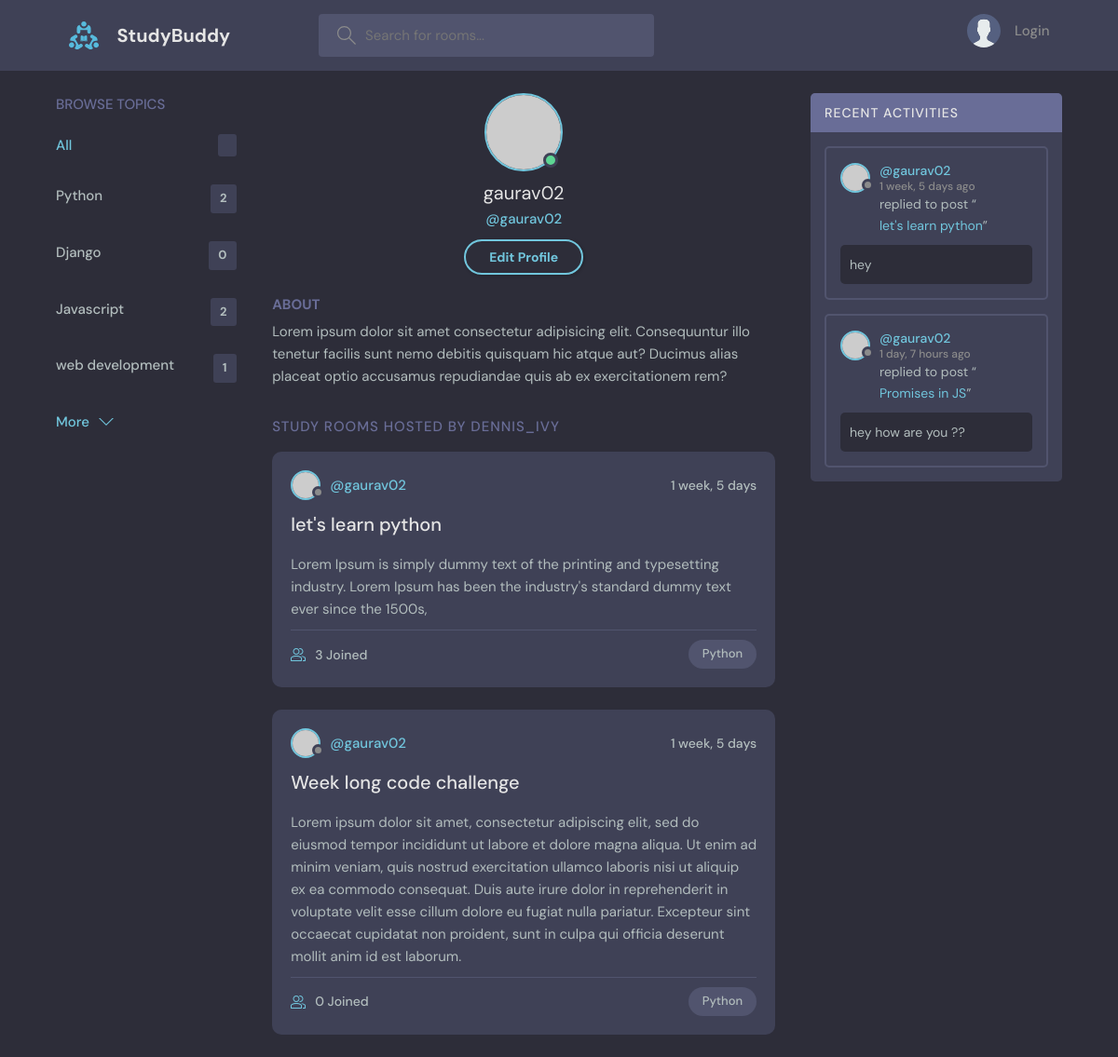
The app's page /profile/1 with its own data.
### projects/models.py (models this page shows, shortened)
class Topic(models.Model):
    name = models.CharField(max_length=200)

class Room(models.Model):
    host = models.ForeignKey(User, on_delete=models.SET_NULL, null=True)
    topic = models.ForeignKey(Topic, on_delete=models.SET_NULL, null=True)
    name = models.CharField(max_length=200)
    description = models.TextField(null=True, blank=True)
    participants = models.ManyToManyField(
        User, related_name='participants', blank=True)
    updated = models.DateTimeField(auto_now=True)
    created = models.DateTimeField(auto_now_add=True)
    class Meta:
        ordering = ['-updated', '-created']
    def __str__(self):
        return self.name

class Message(models.Model):
    user = models.ForeignKey(User, on_delete=models.CASCADE)
    room = models.ForeignKey(Room, on_delete=models.CASCADE)
    body = models.TextField()
    updated = models.DateTimeField(auto_now=True)
    created = models.DateTimeField(auto_now_add=True)
    def __str__(self):
        return self.body[0:50]

### projects/views.py (the view)
# urls.py: path('profile/<str:pk>', views.userProfile, name='user-profile')
def userProfile(request, pk):
    user = User.objects.get(id=pk)
    rooms = user.room_set.all()
    room_messages = user.message_set.all()
    topics = Topic.objects.all()
    context = {'user': user, 'rooms': rooms,
               'room_messages': room_messages, 'topics': topics}
    return render(request, 'projects/profile.html', context)

### projects/templates/projects/profile.html
{% extends 'main.html' %}
{% block content %}
<main class="profile-page layout layout--3">
  <div class="container">
    {% include 'projects/topic_components.html' %}
    <div class="roomList">
      <div class="profile">
        <div class="profile__avatar">
          <div class="avatar avatar--large active">
            <img src="https://randomuser.me/api/portraits/men/11.jpg" />
          </div>
        </div>
        <div class="profile__info">
          <h3>{{user.username}}</h3>
          <p>@{{user.username}}</p>
          <a href="edit-user.html" class="btn btn--main btn--pill">Edit Profile</a>
        </div>
        <div class="profile__about">
          <h3>About</h3>
          <p>
            Lorem ipsum dolor sit amet consectetur adipisicing elit. Consequuntur illo tenetur
            facilis sunt nemo debitis quisquam hic atque aut? Ducimus alias placeat optio
            accusamus repudiandae quis ab ex exercitationem rem?
          </p>
        </div>
      </div>
      <div class="roomList__header">
        <div>
          <h2>Study Rooms Hosted by dennis_ivy</a>
          </h2>
        </div>
      </div>
      {% include 'projects/feed_component.html' %}
    </div>
    {% include 'projects/activity_component.html' %}
  </div>
</main>
{% endblock %}

### projects/templates/projects/topic_components.html
<div class="topics">
    <div class="topics__header">
        <h2>Browse Topics</h2>
    </div>
    <ul class="topics__list">
        <li>
            <a href="{% url 'home' %}" class="active">All <span>{{topic.count}}</span></a>
        </li>
        {% for topic in topics %}
        <li>
            <a href="{% url 'home'%}?q={{topic.name}}">{{topic.name}}<span>{{topic.room_set.all.count}}</span></a>
        </li>
        {% endfor %}
    </ul>
    <a class="btn btn--link" href="topics.html">
        More
        <svg version="1.1" xmlns="http://www.w3.org/2000/svg" width="32" height="32" viewBox="0 0 32 32">
            <title>chevron-down</title>
            <path d="M16 21l-13-13h-3l16 16 16-16h-3l-13 13z"></path>
        </svg>
    </a>
</div>

### projects/templates/projects/feed_component.html (shortened to what this page needs)
{% for room in rooms %}
<div class="roomListRoom">
    <div class="roomListRoom__header">
        <a href="{% url 'user-profile' room.host.id %}" class="roomListRoom__author">
            <div class="avatar avatar--small">
                <img src="https://randomuser.me/api/portraits/women/11.jpg" />
            </div>
            <span>@{{room.host.username}}</span>
        </a>
        <div class="roomListRoom__actions">
            <span>{{room.created|timesince}}</span>
        </div>
    </div>
    <div class="roomListRoom__content">
        <a href="{% url 'room' room.id %}">{{room.name}}</a>
        <p>{{room.description}}</p>
    </div>
    <div class="roomListRoom__meta">
        <a href="{% url 'room' room.id %}" class="roomListRoom__joined">
            {{room.participants.all.count}} Joined
        </a>
        <p class="roomListRoom__topic">{{room.topic.name}}</p>
    </div>
</div>
{% endfor %}

### projects/templates/projects/activity_component.html
<div class="activities">
    <div class="activities__header">
        <h2>Recent Activities</h2>
    </div>
    {% for message in room_messages %}
    <div class="activities__box">
        <div class="activities__boxHeader roomListRoom__header">
            <a href="{% url 'user-profile' message.user.id %}" class="roomListRoom__author">
                <div class="avatar avatar--small">
                    <img src="https://randomuser.me/api/portraits/women/11.jpg" />
                </div>
                <p>
                    @{{message.user}}
                    <span>{{message.created|timesince}} ago</span>
                </p>
            </a>
        </div>
        <div class="activities__boxContent">
            <p>replied to post “<a href="{% url 'room' message.room.id %}">{{message.room}}</a>”</p>
            <div class="activities__boxRoomContent">
                {{message}}
            </div>
        </div>
    </div>
    {% endfor %}
</div>

### records on screen
Topic: name "Python", room_set.all.count "2"
Topic: name "Django", room_set.all.count "0"
Topic: name "Javascript", room_set.all.count "2"
Topic: name "web development", room_set.all.count "1"
Room: host.username "gaurav02", created "1 week, 5 days", name "let's learn python", description "Lorem Ipsum is simply dummy text of the printing and typesetting industry. Lorem Ipsum has been the industry's standard dummy text ever since the 1500s,", participants.all.count "3", topic.name "Python"
Room: host.username "gaurav02", created "1 week, 5 days", name "Week long code challenge", description "Lorem ipsum dolor sit amet, consectetur adipiscing elit, sed do eiusmod tempor incididunt ut labore et dolore magna aliqua. Ut enim ad minim veniam, quis nostrud exercitation ullamco laboris nisi ut aliquip ex ea commodo consequat. Duis aute irure dolor in reprehenderit in voluptate velit esse cillum dolore eu fugiat nulla pariatur. Excepteur sint occaecat cupidatat non proident, sunt in culpa qui officia deserunt mollit anim id est laborum.", participants.all.count "0", topic.name "Python"
Message: user "gaurav02", created "1 week, 5 days", room "let's learn python", body "hey"
Message: user "gaurav02", created "1 day, 7 hours", room "Promises in JS", body "hey how are you ??"

### other values on screen
{{ user.username }} "gaurav02"
